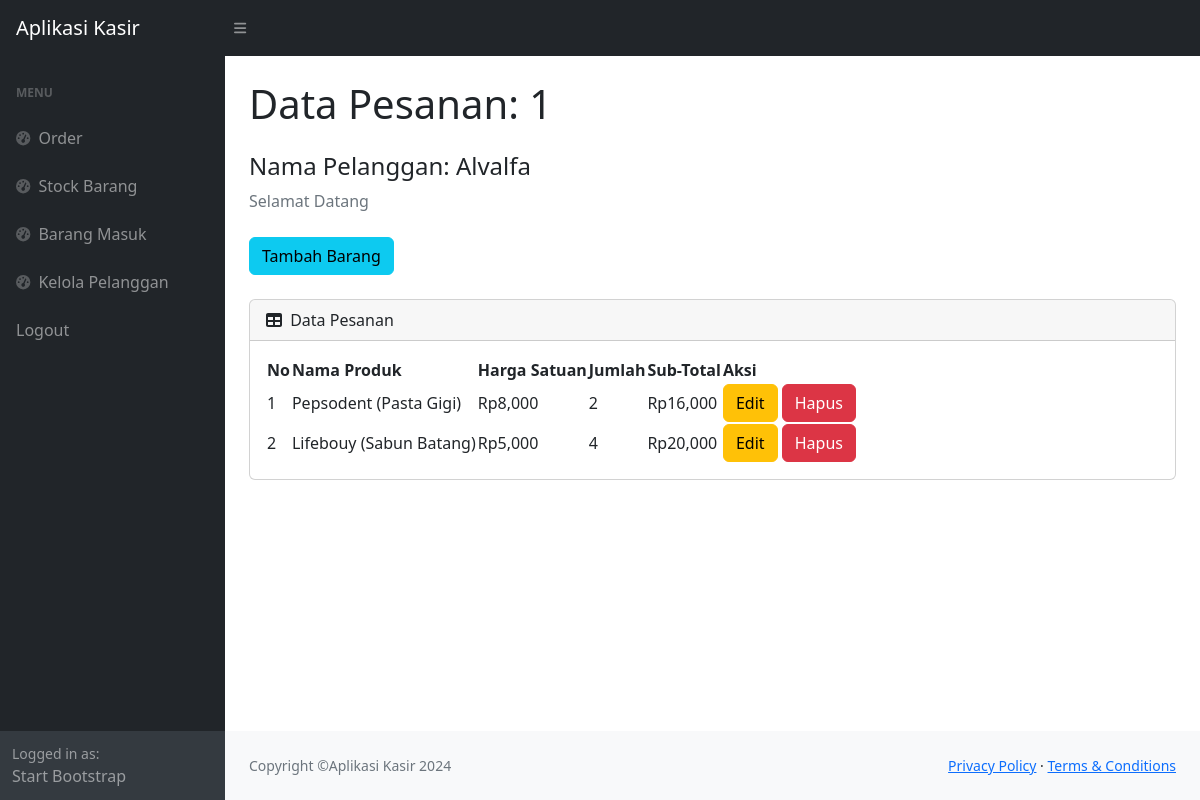
Page /view.php?id_p=1 (signed in) on the committed database.
### tables this page shows
CREATE TABLE `pesanan` (
  `id_pesanan` int(11) NOT NULL,
  `tanggal` timestamp NOT NULL DEFAULT current_timestamp() ON UPDATE current_timestamp(),
  `id_pelanggan` int(11) NOT NULL
);

CREATE TABLE `pelanggan` (
  `id_pelanggan` int(11) NOT NULL,
  `nama_pelanggan` varchar(30) NOT NULL,
  `no_telepon` varchar(15) NOT NULL,
  `alamat` text NOT NULL
);

CREATE TABLE `detail_pesanan` (
  `id_detail_pesanan` int(11) NOT NULL,
  `id_pesanan` int(11) NOT NULL,
  `id_produk` int(11) NOT NULL,
  `qty` int(11) NOT NULL
);

CREATE TABLE `produk` (
  `id_produk` int(11) NOT NULL,
  `nama_produk` varchar(20) NOT NULL,
  `deskripsi` varchar(30) NOT NULL,
  `harga` int(11) NOT NULL,
  `stock` int(11) NOT NULL
);

### view.php (the view, shortened to what this page needs)
<?php
require 'ceklogin.php';
if(isset($_GET['id_p'])){
    $id_p = $_GET['id_p'];
    $ambil_nama_pelanggan = mysqli_query($c, "select * from pesanan p, pelanggan pl where p.id_pelanggan=pl.
    id_pelanggan and p.id_pesanan='$id_p'");
    $np = mysqli_fetch_array($ambil_nama_pelanggan);
    $nama_pel = $np['nama_pelanggan'];
} else{
    header('location:index.php');
}
?>
<!DOCTYPE html>
<html lang="en">
    <head>
        <link href="css/styles.css" rel="stylesheet" />
        <link href="https://cdn.datatables.net/1.10.20/css/dataTables.bootstrap4.min.css" rel="stylesheet"/>
    </head>
    <body class="sb-nav-fixed">
        <nav class="sb-topnav navbar navbar-expand navbar-dark bg-dark">
            <a class="navbar-brand ps-3" href="index.php">Aplikasi Kasir</a>
            <button class="btn btn-link btn-sm order-1 order-lg-0 me-4 me-lg-0" id="sidebarToggle" href="#!"><i class="fas fa-bars"></i></button>
        </nav>
        <div id="layoutSidenav">
            <div id="layoutSidenav_nav">
                <nav class="sb-sidenav accordion sb-sidenav-dark" id="sidenavAccordion">
                    <div class="sb-sidenav-menu">
                        <div class="nav">
                            <div class="sb-sidenav-menu-heading">Menu</div>
                            <a class="nav-link" href="index.php">
                                <div class="sb-nav-link-icon"><i class="fas fa-tachometer-alt"></i></div>
                                Order
                            </a>
                            <a class="nav-link" href="stock.php">
                                <div class="sb-nav-link-icon"><i class="fas fa-tachometer-alt"></i></div>
                                Stock Barang
                            </a>
                            <a class="nav-link" href="barangmasuk.php">
                                <div class="sb-nav-link-icon"><i class="fas fa-tachometer-alt"></i></div>
                                Barang Masuk
                            </a>
                            <a class="nav-link" href="pelanggan.php">
                                <div class="sb-nav-link-icon"><i class="fas fa-tachometer-alt"></i></div>
                                Kelola Pelanggan
                            </a>
                            <a class="nav-link" href="logout.php">
                                Logout
                            </a>
                        </div>
                    </div>
                    <div class="sb-sidenav-footer">
                        <div class="small">Logged in as:</div>
                        Start Bootstrap
                    </div>
                </nav>
            </div>
            <div id="layoutSidenav_content">
                <main>
                    <div class="container-fluid px-4">
                        <h1 class="mt-4">Data Pesanan: <?=$id_p;?></h1>
                        <h4 class="mt-4">Nama Pelanggan: <?=$nama_pel;?></h4>
                        <ol class="breadcrumb mb-4">
                            <li class="breadcrumb-item active">Selamat Datang</li>
                        </ol>
                         <button type="button" class="btn btn-info mb-4" data-toggle="modal" data-target="#myModal">
                            Tambah Barang
                        </button>
                        <div class="card mb-4">
                            <div class="card-header">
                                <i class="fas fa-table me-1"></i>
                                Data Pesanan
                            </div>
                            <div class="card-body">
                                <table id="datatablesSimple">
                                    <thead>
                                        <tr>
                                            <th>No</th>
                                            <th>Nama Produk</th>
                                            <th>Harga Satuan</th>
                                            <th>Jumlah</th>
                                            <th>Sub-Total</th>
                                            <th>Aksi</th>
                                        </tr>
                                    </thead>
                                    <tbody>
                                    <?php
                                    $get = mysqli_query($c, "select * from detail_pesanan p, produk pr where p.id_produk =
                                    pr.id_produk and id_pesanan='$id_p'");
                                    $i = 1;
                                    while($p=mysqli_fetch_array($get)){
                                    $id_pr = $p['id_produk'];
                                    $qty = $p['qty'];
                                    $harga = $p['harga'];
                                    $nama_produk = $p['nama_produk'];
                                    $desc = $p['deskripsi'];
                                    $sub_total = $qty*$harga;
                                    ?>
                                        <tr>
                                            <td><?=$i++;?></td>
                                            <td><?=$nama_produk;?> (<?=$desc;?>)</td>
                                            <td>Rp<?=number_format($harga);?></td>
                                            <td><?=number_format($qty);?></td>
                                            <td>Rp<?=number_format($sub_total);?></td>
                                            <td>
                                                <button type="button" class="btn btn-warning" data-toggle="modal" data-target="#edit<?=$id_pr;?>">
                                                    Edit
                                                </button>
                                                <button type="button" class="btn btn-danger " data-toggle="modal" data-target="#detele<?=$id_pr;?>">
                                                    Hapus
                                                </button>
                                            </td>
                                        </tr>
                                    <?php
                                    };
                                    ?>
                                    </tbody>
                                </table>
                            </div>
                        </div>
                    </div>
                </main>
                <footer class="py-4 bg-light mt-auto">
                    <div class="container-fluid px-4">
                        <div class="d-flex align-items-center justify-content-between small">
                            <div class="text-muted">Copyright &copy;Aplikasi Kasir 2024</div>
                            <div>
                                <a href="#">Privacy Policy</a>
                                &middot;
                                <a href="#">Terms &amp; Conditions</a>
                            </div>
                        </div>
                    </div>
                </footer>
            </div>
        </div>
</html>

### rows in the picture
pesanan: id_pelanggan.nama_pelanggan "Alvalfa"
detail_pesanan: id_produk.nama_produk "Pepsodent", id_produk.deskripsi "Pasta Gigi", id_produk.harga "8,000", qty "2", qty.harga "16,000"
detail_pesanan: id_produk.nama_produk "Lifebouy", id_produk.deskripsi "Sabun Batang", id_produk.harga "5,000", qty "4", qty.harga "20,000"

### other values in the picture
$id_p "1"
